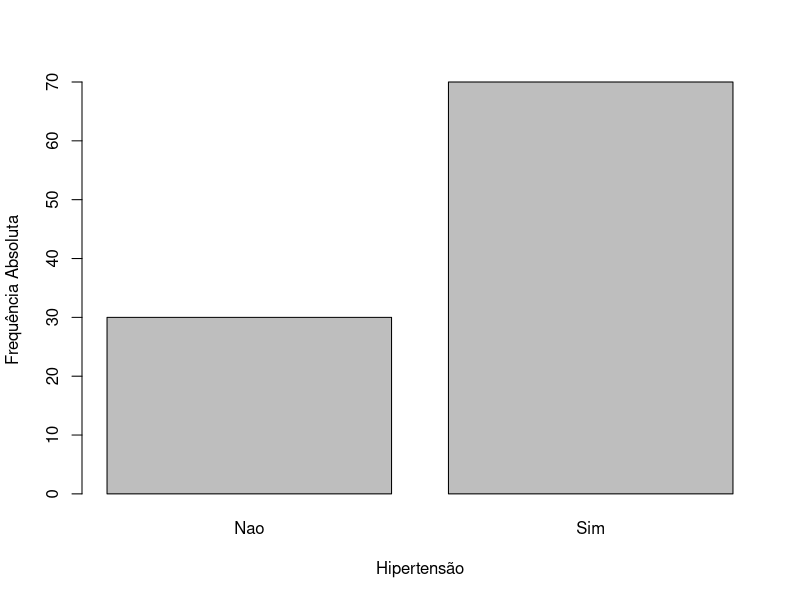
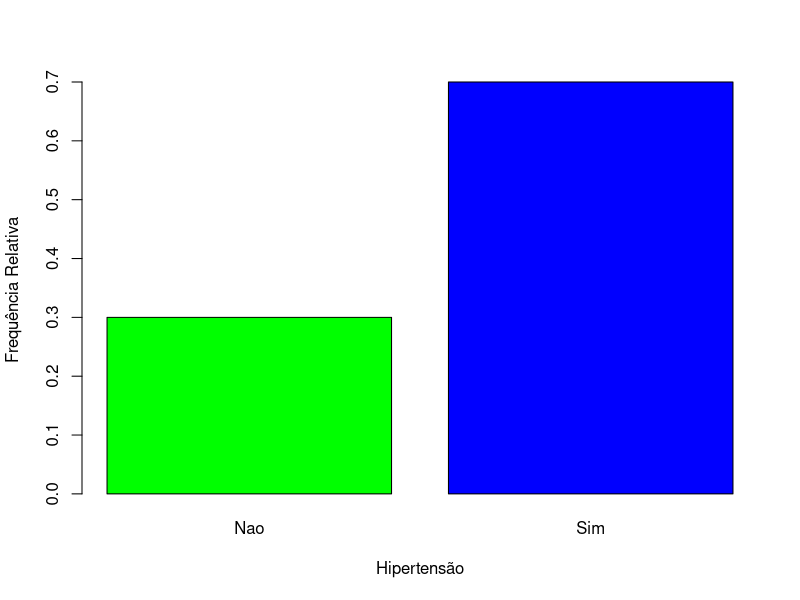
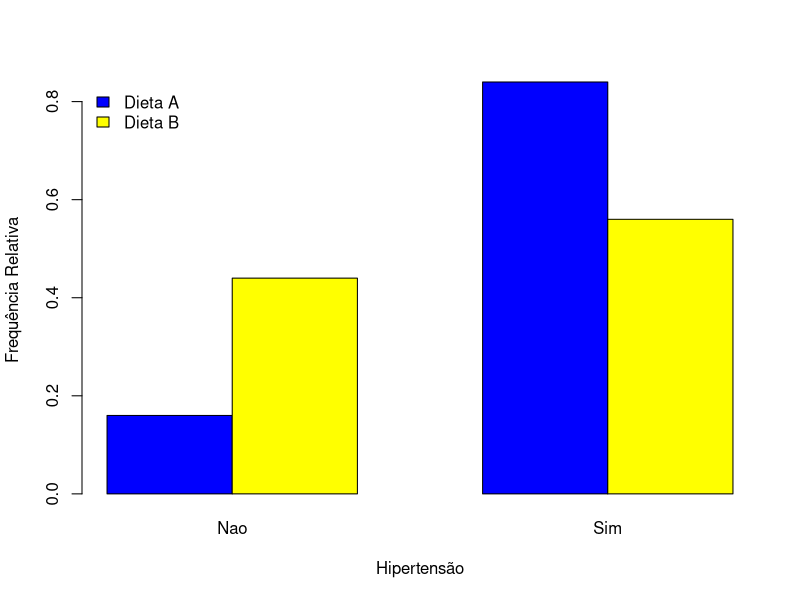

Generate these figures, in order, with R:
library(here)

dados <- read.csv("data/Dieta.csv", sep=";", dec=",")

# geral
tab <- table(dados$Hipertensao)

barplot(tab, ylab="Frequência Absoluta", xlab="Hipertensão")
barplot(prop.table(tab), ylab="Frequência Relativa", xlab="Hipertensão", col=c("green", "blue"))

# variável quanlitativa
f_abs = table(dados$Dieta, dados$Hipertensao)
f_rel = prop.table(f_abs, 1)

barplot(f_rel, beside=T, col=c("blue", "yellow"), xlab="Hipertensão", ylab="Frequência Relativa")
legend("topleft", fill=c("blue", "yellow"), legend=c("Dieta A", "Dieta B"), bty="n")
